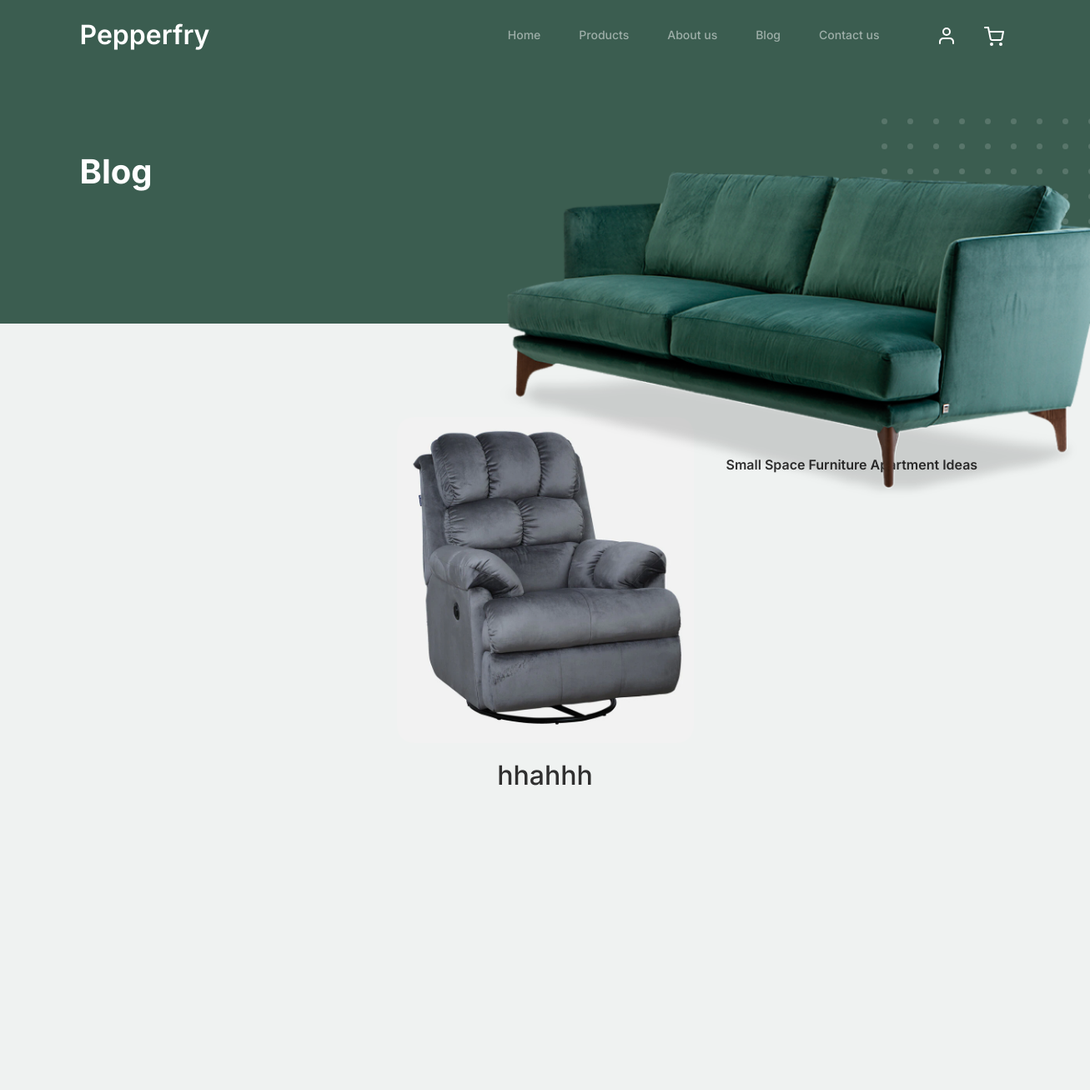
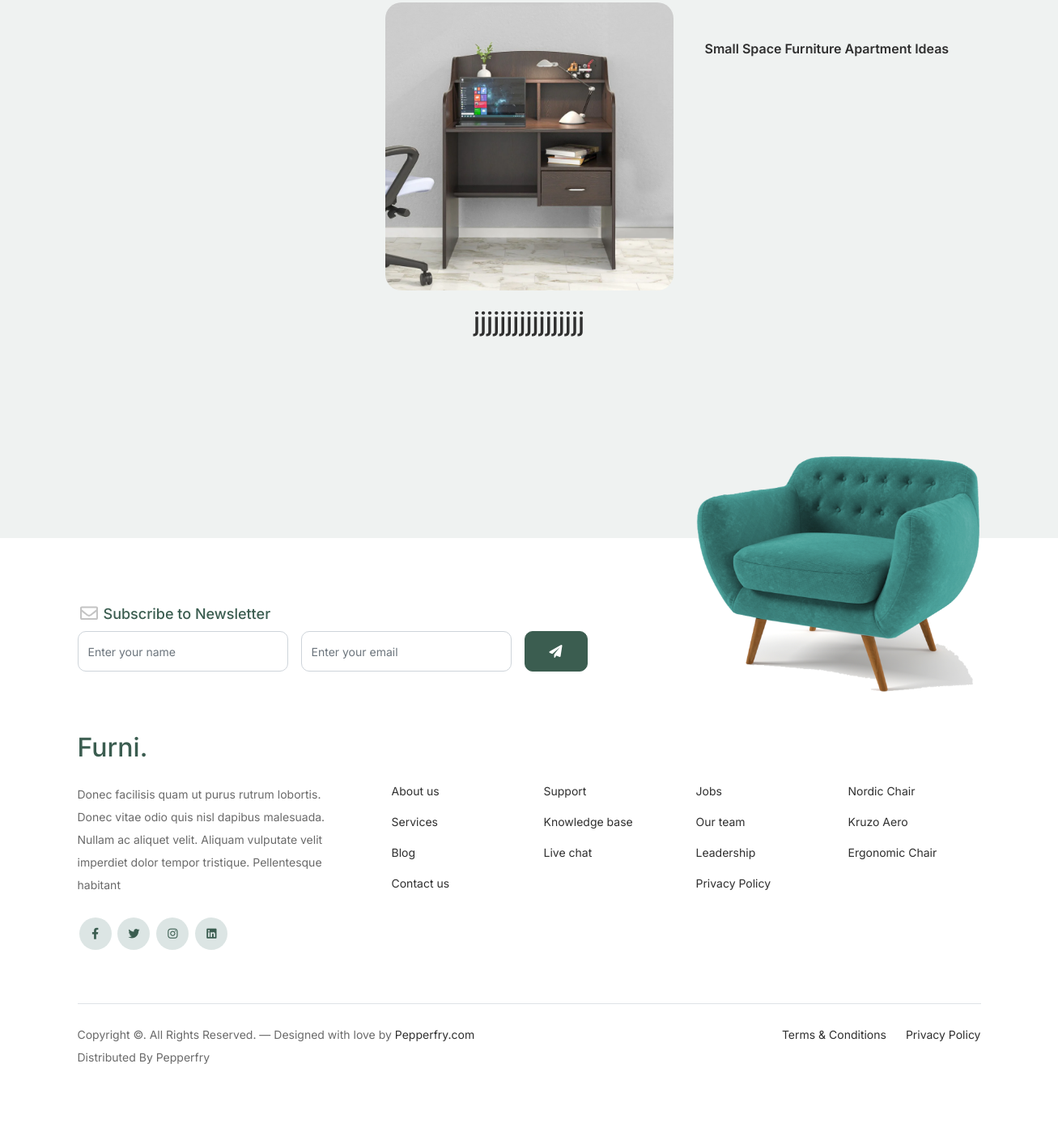
/displayblog/, run on the app's committed database (2 pictures, top to bottom).
### FApp/models.py (models this page shows)
class BlogDb(models.Model):
    Blogimage = models.ImageField(upload_to="blogimage",null=True,blank=True)
    Description = models.CharField(max_length=100,null=True,blank=True)

### WebApp/views.py (the view)
# urls.py: path('displayblog/',views.displayblog,name="displayblog"),
def displayblog(request):
    data = BlogDb.objects.all()
    return render(request,"display_blog.html",{'data':data})

### WebApp/templates/display_blog.html (shortened to what this page needs)
<!doctype html>
{% load static %}
<html lang="en">
<head>
		<link href="{% static 'web/css/bootstrap.min.css' %}" rel="stylesheet">
		<link href="https://cdnjs.cloudflare.com/ajax/libs/font-awesome/6.0.0-beta3/css/all.min.css" rel="stylesheet">
		<link href="{% static 'web/css/tiny-slider.css' %}" rel="stylesheet">
		<link href="{% static 'web/css/style.css' %}" rel="stylesheet">
	</head>
	<body>
		<nav class="custom-navbar navbar navbar navbar-expand-md navbar-dark bg-dark" arial-label="Furni navigation bar">
			<div class="container">
				<a class="navbar-brand" href="index.html">Pepperfry</a>
				<div class="collapse navbar-collapse" id="navbarsFurni">
					<ul class="custom-navbar-nav navbar-nav ms-auto mb-2 mb-md-0">
						<li >
							<a class="nav-link" href="{% url 'Home' %}">Home</a>
						</li>
						<li><a class="nav-link" href="{% url 'Product_page' %}">Products</a></li>
						<li><a class="nav-link" href="{% url 'about_page' %}">About us</a></li>
						<li><a class="nav-link" href="{% url 'displayblog' %}">Blog</a></li>
						<li><a class="nav-link" href="{% url 'contact_page' %}">Contact us</a></li>
					</ul>
					<ul class="custom-navbar-cta navbar-nav mb-2 mb-md-0 ms-5">
						{% if request.session.Name %}
						<li><a class="nav-link" href="{% url 'user_logout' %}"><img src="{% static 'web/images/user.svg' %}">Hey  {{request.session.Name}} / Logout</a></li>
						{% else %}
						<li><a class="nav-link" href="{% url 'sign_in' %}"><img src="{% static 'web/images/user.svg' %}"></a></li>
						{% endif %}
						<li><a class="nav-link" href="{% url 'cart_page' %}"><img src="{% static 'web/images/cart.svg' %}"></a></li>
					</ul>
				</div>
			</div>
		</nav>
			<div class="hero">
				<div class="container">
					<div class="row justify-content-between">
						<div class="col-lg-5">
							<div class="intro-excerpt">
								<h1>Blog</h1>
							</div>
						</div>
						<div class="col-lg-7">
							<div class="hero-img-wrap">
								<img src="{% static 'web/images/couch.png' %}" class="img-fluid">
							</div>
						</div>
					</div>
				</div>
			</div>
		{% for i in data %}
		<div class="blog-section">
			<div class="container">
				<div class="row">
					<div class="col-12 col-sm-6 col-md-4 mb-5">
						<div class="post-entry">
							<a href="#" class="post-thumbnail"><img  class="img-fluid"></a>
						</div>
					</div>
					<div class="col-12 col-sm-6 col-md-4 mb-5">
						<div class="post-entry">
							<a href="#" class="post-thumbnail"><img src="{{i.Blogimage.url}}" alt="Image" class="img-fluid"></a>
							<div class="post-content-entry">
								<div class="row">
					<div class="col-lg-7 mx-auto text-center">
						<h2 class="section-title">{{i.Description}}</h2>
					</div>
				</div>
							</div>
						</div>
					</div>
					<div class="col-12 col-sm-6 col-md-4 mb-5">
						<div class="post-entry">
							<a href="#" class="post-thumbnail"><img  class="img-fluid"></a>
							<div class="post-content-entry">
								<h3><a href="#">Small Space Furniture Apartment Ideas</a></h3>
							</div>
						</div>
					</div>
				</div>
			</div>
		</div>
		{% endfor %}
		<footer class="footer-section">
			<div class="container relative">
				<div class="sofa-img">
					<img src="{% static 'web/images/sofa.png' %}" alt="Image" class="img-fluid">
				</div>
				<div class="row">
					<div class="col-lg-8">
						<div class="subscription-form">
							<h3 class="d-flex align-items-center"><span class="me-1"><img src="{% static 'web/images/envelope-outline.svg' %}" alt="Image" class="img-fluid"></span><span>Subscribe to Newsletter</span></h3>
							<form action="#" class="row g-3">
								<div class="col-auto">
									<input type="text" class="form-control" placeholder="Enter your name">
								</div>
								<div class="col-auto">
									<input type="email" class="form-control" placeholder="Enter your email">
								</div>
								<div class="col-auto">
									<button class="btn btn-primary">
										<span class="fa fa-paper-plane"></span>
									</button>
								</div>
							</form>
						</div>
					</div>
				</div>
				<div class="row g-5 mb-5">
					<div class="col-lg-4">
						<div class="mb-4 footer-logo-wrap"><a href="#" class="footer-logo">Furni<span>.</span></a></div>
						<p class="mb-4">Donec facilisis quam ut purus rutrum lobortis. Donec vitae odio quis nisl dapibus malesuada. Nullam ac aliquet velit. Aliquam vulputate velit imperdiet dolor tempor tristique. Pellentesque habitant</p>
						<ul class="list-unstyled custom-social">
							<li><a href="#"><span class="fa fa-brands fa-facebook-f"></span></a></li>
							<li><a href="#"><span class="fa fa-brands fa-twitter"></span></a></li>
							<li><a href="#"><span class="fa fa-brands fa-instagram"></span></a></li>
							<li><a href="#"><span class="fa fa-brands fa-linkedin"></span></a></li>
						</ul>
					</div>
					<div class="col-lg-8">
						<div class="row links-wrap">
							<div class="col-6 col-sm-6 col-md-3">
								<ul class="list-unstyled">
									<li><a href="#">About us</a></li>
									<li><a href="#">Services</a></li>
									<li><a href="#">Blog</a></li>
									<li><a href="#">Contact us</a></li>
								</ul>
							</div>
							<div class="col-6 col-sm-6 col-md-3">
								<ul class="list-unstyled">
									<li><a href="#">Support</a></li>
									<li><a href="#">Knowledge base</a></li>
									<li><a href="#">Live chat</a></li>
								</ul>
							</div>
							<div class="col-6 col-sm-6 col-md-3">
								<ul class="list-unstyled">
									<li><a href="#">Jobs</a></li>
									<li><a href="#">Our team</a></li>
									<li><a href="#">Leadership</a></li>
									<li><a href="#">Privacy Policy</a></li>
								</ul>
							</div>
							<div class="col-6 col-sm-6 col-md-3">
								<ul class="list-unstyled">
									<li><a href="#">Nordic Chair</a></li>
									<li><a href="#">Kruzo Aero</a></li>
									<li><a href="#">Ergonomic Chair</a></li>
								</ul>
							</div>
						</div>
					</div>
				</div>
				<div class="border-top copyright">
					<div class="row pt-4">
						<div class="col-lg-6">
							<p class="mb-2 text-center text-lg-start">Copyright &copy;. All Rights Reserved. &mdash; Designed with love by <a href="#">Pepperfry.com</a> Distributed By <a hreff="#">Pepperfry</a>
            </p>
						</div>
						<div class="col-lg-6 text-center text-lg-end">
							<ul class="list-unstyled d-inline-flex ms-auto">
								<li class="me-4"><a href="#">Terms &amp; Conditions</a></li>
								<li><a href="#">Privacy Policy</a></li>
							</ul>
						</div>
					</div>
				</div>
			</div>
		</footer>
	</body>
</html>

### data on the page
BlogDb: Blogimage (picture), Description "hhahhh"
BlogDb: Blogimage (picture), Description "jjjjjjjjjjjjjjjjj"
